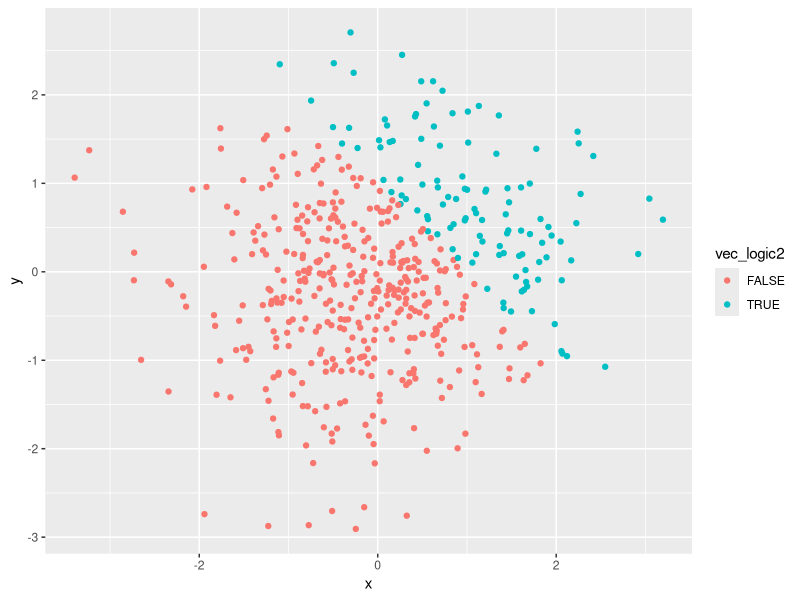
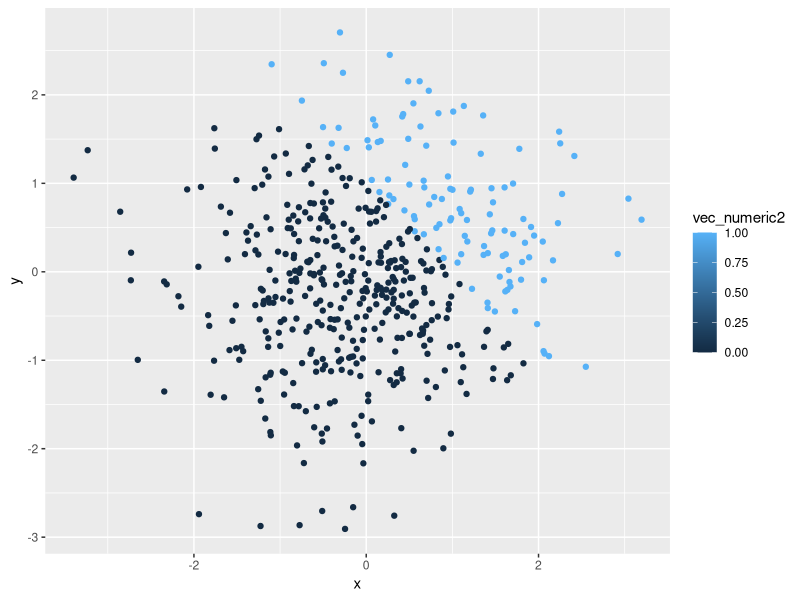
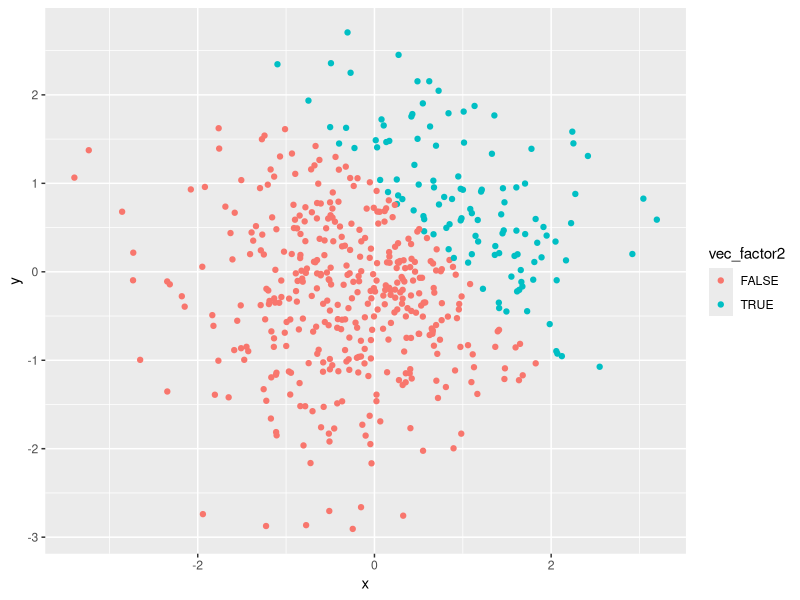

The R source for these figures, in order:
## ---- chunk 1
knitr::opts_chunk$set(echo = TRUE)
## ---- chunk 2
library (tidyverse)
##creating dataframe and taking mean of each variable in the dataframe#

hw_df = tibble(
norm_samp = rnorm(8),
norm_samp_logic = norm_samp >0,
vec_char = c("a", "b", "c", "d","e","f","g", "h"),
vec_factor = factor(c("blue", "blue","blue", "yellow", "yellow", "red","red", "red"))
)

mean(pull(hw_df, norm_samp))
mean(pull(hw_df, norm_samp_logic))
mean(pull(hw_df, vec_char))
mean(pull(hw_df, vec_factor))

##Could not take the mean for vec_char and vec_factor, only for norm_samp and norm_samp_logic#
## ---- chunk 3
eval = FALSE

as.numeric(pull(hw_df, norm_samp_logic))
as.numeric(pull(hw_df, vec_char))
as.numeric(pull(hw_df, vec_factor))

##Logical and factor variables were converted into numeric successfully. Character cannot be converted into numeric, therefore unable to take the mean. Logical variable converted (true" to 1, "false" to 0). different factor levels were converted to numbers and the mean was able to be taken (blue became 1, yellow became 3, red became 2)
## ---- chunk 4
eval = TRUE
##converting the logical vector to numeric, and multiply the random sample by the result, converting the logical vector to a factor, and multiply the random sample by the result, and convert the logical vector to a factor and then convert the result to numeric, and multiply the random sample by the result ##

as.numeric(pull(hw_df, norm_samp_logic))*(pull(hw_df, norm_samp))
as.factor(pull(hw_df, norm_samp_logic))*(pull(hw_df, norm_samp))
as.numeric(as.factor(pull(hw_df, norm_samp_logic)))*(pull(hw_df, norm_samp))
## ---- chunk 5
##creating a second data frame named (df2)# 

set.seed(1234)

plot_df2 = tibble(
  x = rnorm(500),
  y = rnorm(500),
  vec_logic2 = x + y > 1,
  vec_numeric2 = as.numeric(vec_logic2),
  vec_factor2 = as.factor(vec_logic2)
)
## ---- chunk 6
##create a scatterplot of y vs. x, color points using logic, numeric, and factor variables#

ggplot(plot_df2, aes(y = y, x = x, color = vec_logic2)) + geom_point()
ggplot(plot_df2, aes(y = y, x = x, color = vec_numeric2)) + geom_point()
ggplot(plot_df2, aes(y = y, x = x, color = vec_factor2)) + geom_point()
